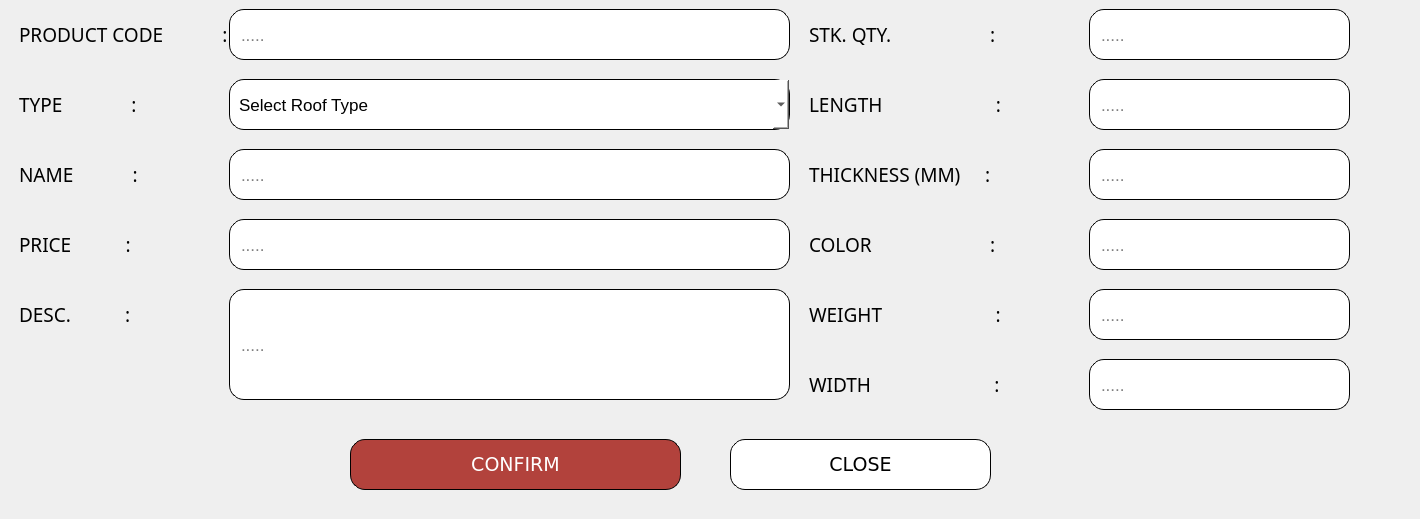
          <widget class="QWidget" name="ADD_ROOF">
           <widget class="QFrame" name="frame_9">
            <property name="geometry">
             <rect>
              <x>-10</x>
              <y>419</y>
              <width>1331</width>
              <height>91</height>
             </rect>
            </property>
            <property name="styleSheet">
             <string notr="true">    background-color: transparent;
</string>
            </property>
            <property name="frameShape">
             <enum>QFrame::StyledPanel</enum>
            </property>
            <property name="frameShadow">
             <enum>QFrame::Raised</enum>
            </property>
            <widget class="QPushButton" name="pushButton_Confirm_ROOFadd">
             <property name="geometry">
              <rect>
               <x>360</x>
               <y>20</y>
               <width>331</width>
               <height>51</height>
              </rect>
             </property>
             <property name="font">
              <font>
               <family>Verdana</family>
               <pointsize>14</pointsize>
              </font>
             </property>
             <property name="styleSheet">
              <string notr="true">    background-color: #b2423c;
    color: white;
    border-radius: 15px;
border: 1px solid #000000; 
    padding: 9px;
font-family: &quot;Verdana&quot;, sans-serif; 
text-align: center;</string>
             </property>
             <property name="text">
              <string>CONFIRM</string>
             </property>
            </widget>
            <widget class="QPushButton" name="pushButton_Close_ROOFadd">
             <property name="geometry">
              <rect>
               <x>740</x>
               <y>20</y>
               <width>261</width>
               <height>51</height>
              </rect>
             </property>
             <property name="font">
              <font>
               <family>Verdana</family>
               <pointsize>14</pointsize>
              </font>
             </property>
             <property name="styleSheet">
              <string notr="true">
/* Default Inactive Button */
QPushButton {
    background-color: #ffffff;
    color: black;
    border-radius: 15px;
border: 1px solid #000000; 
    padding: 9px;
font-family: &quot;Verdana&quot;, sans-serif; 
text-align: center;
}

/* Hover Effect on Inactive Buttons */
QPushButton:hover {
    background-color: #a6a6a6;
    color: white;
}

/* Active Button (Current Page) */
QPushButton#activeButton {
    background-color: #a6a6a6;
    color: white;
}
</string>
             </property>
             <property name="text">
              <string>CLOSE</string>
             </property>
            </widget>
           </widget>
           <widget class="QFrame" name="frame_addroof">
            <property name="geometry">
             <rect>
              <x>-11</x>
              <y>-1</y>
              <width>1411</width>
              <height>421</height>
             </rect>
            </property>
            <property name="styleSheet">
             <string notr="true">    background-color: transparent;
</string>
            </property>
            <property name="frameShape">
             <enum>QFrame::StyledPanel</enum>
            </property>
            <property name="frameShadow">
             <enum>QFrame::Raised</enum>
            </property>
            <widget class="QLabel" name="label_23">
             <property name="geometry">
              <rect>
               <x>30</x>
               <y>10</y>
               <width>241</width>
               <height>51</height>
              </rect>
             </property>
             <property name="font">
              <font>
               <family>Poppins Medium</family>
               <pointsize>14</pointsize>
               <weight>50</weight>
               <bold>false</bold>
              </font>
             </property>
             <property name="styleSheet">
              <string notr="true">    background-color: transparent;
</string>
             </property>
             <property name="text">
              <string>PRODUCT CODE            :</string>
             </property>
            </widget>
            <widget class="QLabel" name="label_24">
             <property name="geometry">
              <rect>
               <x>30</x>
               <y>140</y>
               <width>171</width>
               <height>71</height>
              </rect>
             </property>
             <property name="font">
              <font>
               <family>Poppins Medium</family>
               <pointsize>14</pointsize>
               <weight>50</weight>
               <bold>false</bold>
              </font>
             </property>
             <property name="styleSheet">
              <string notr="true">    background-color: transparent;
</string>
             </property>
             <property name="text">
              <string>NAME            :</string>
             </property>
            </widget>
            <widget class="QLabel" name="label_25">
             <property name="geometry">
              <rect>
               <x>30</x>
               <y>260</y>
               <width>161</width>
               <height>111</height>
              </rect>
             </property>
             <property name="font">
              <font>
               <family>Poppins Medium</family>
               <pointsize>14</pointsize>
               <weight>50</weight>
               <bold>false</bold>
              </font>
             </property>
             <property name="styleSheet">
              <string notr="true">    background-color: transparent;
</string>
             </property>
             <property name="text">
              <string>DESC.           :</string>
             </property>
            </widget>
            <widget class="QLabel" name="label_32">
             <property name="geometry">
              <rect>
               <x>30</x>
               <y>60</y>
               <width>171</width>
               <height>91</height>
              </rect>
             </property>
             <property name="font">
              <font>
               <family>Poppins Medium</family>
               <pointsize>14</pointsize>
               <weight>50</weight>
               <bold>false</bold>
              </font>
             </property>
             <property name="styleSheet">
              <string notr="true">    background-color: transparent;
</string>
             </property>
             <property name="text">
              <string>TYPE              :</string>
             </property>
            </widget>
            <widget class="QLineEdit" name="lineEdit_AddROOF_prodCode">
             <property name="geometry">
              <rect>
               <x>240</x>
               <y>10</y>
               <width>561</width>
               <height>51</height>
              </rect>
             </property>
             <property name="font">
              <font>
               <pointsize>13</pointsize>
              </font>
             </property>
             <property name="styleSheet">
              <string notr="true">    background-color: #ffffff;
    color: black;
    border-radius: 15px;
border: 1px solid #000000; 
    padding: 9px;
</string>
             </property>
             <property name="placeholderText">
              <string>.....</string>
             </property>
            </widget>
            <widget class="QLineEdit" name="lineEdit_AddROOF_Name">
             <property name="geometry">
              <rect>
               <x>240</x>
               <y>150</y>
               <width>561</width>
               <height>51</height>
              </rect>
             </property>
             <property name="font">
              <font>
               <pointsize>13</pointsize>
              </font>
             </property>
             <property name="styleSheet">
              <string notr="true">    background-color: #ffffff;
    color: black;
    border-radius: 15px;
border: 1px solid #000000; 
    padding: 9px;
</string>
             </property>
             <property name="placeholderText">
              <string>.....</string>
             </property>
            </widget>
            <widget class="QLineEdit" name="lineEdit_AddROOF_Weight">
             <property name="geometry">
              <rect>
               <x>1100</x>
               <y>290</y>
               <width>261</width>
               <height>51</height>
              </rect>
             </property>
             <property name="font">
              <font>
               <pointsize>13</pointsize>
              </font>
             </property>
             <property name="styleSheet">
              <string notr="true">    background-color: #ffffff;
    color: black;
    border-radius: 15px;
border: 1px solid #000000; 
    padding: 9px;
</string>
             </property>
             <property name="placeholderText">
              <string>.....</string>
             </property>
            </widget>
            <widget class="QComboBox" name="comboBox_AddROOF_Type">
             <property name="geometry">
              <rect>
               <x>240</x>
               <y>80</y>
               <width>561</width>
               <height>51</height>
              </rect>
             </property>
             <property name="font">
              <font>
               <pointsize>13</pointsize>
              </font>
             </property>
             <property name="styleSheet">
              <string notr="true">    background-color: #ffffff;
    color: black;
    border-radius: 15px;
border: 1px solid #000000; 
    padding: 9px;
</string>
             </property>
             <item>
              <property name="text">
               <string>Select Roof Type</string>
              </property>
             </item>
             <item>
              <property name="text">
               <string>Ribstar (Roof Type)</string>
              </property>
             </item>
             <item>
              <property name="text">
               <string>TileStar (Roof Type)</string>
              </property>
             </item>
             <item>
              <property name="text">
               <string>Corrugated (Roof Type)</string>
              </property>
             </item>
             <item>
              <property name="text">
               <string>Ridge Roll (Roof Bended Material)</string>
              </property>
             </item>
             <item>
              <property name="text">
               <string>Metal Fascia (Roof Bended Material)</string>
              </property>
             </item>
             <item>
              <property name="text">
               <string>Molding (Roof Bended Material)</string>
              </property>
             </item>
             <item>
              <property name="text">
               <string>Capping (Roof Bended Material)</string>
              </property>
             </item>
            </widget>
            <widget class="QLabel" name="label_105">
             <property name="geometry">
              <rect>
               <x>820</x>
               <y>-50</y>
               <width>271</width>
               <height>171</height>
              </rect>
             </property>
             <property name="font">
              <font>
               <family>Poppins Medium</family>
               <pointsize>14</pointsize>
               <weight>50</weight>
               <bold>false</bold>
              </font>
             </property>
             <property name="styleSheet">
              <string notr="true">    background-color: transparent;
</string>
             </property>
             <property name="text">
              <string>STK. QTY.                    :</string>
             </property>
            </widget>
            <widget class="QLineEdit" name="lineEdit_AddROOF_Qty">
             <property name="geometry">
              <rect>
               <x>1100</x>
               <y>10</y>
               <width>261</width>
               <height>51</height>
              </rect>
             </property>
             <property name="font">
              <font>
               <pointsize>13</pointsize>
              </font>
             </property>
             <property name="styleSheet">
              <string notr="true">    background-color: #ffffff;
    color: black;
    border-radius: 15px;
border: 1px solid #000000; 
    padding: 9px;
</string>
             </property>
             <property name="placeholderText">
              <string>.....</string>
             </property>
            </widget>
            <widget class="QLabel" name="label_107">
             <property name="geometry">
              <rect>
               <x>820</x>
               <y>270</y>
               <width>261</width>
               <height>91</height>
              </rect>
             </property>
             <property name="font">
              <font>
               <family>Poppins Medium</family>
               <pointsize>14</pointsize>
               <weight>50</weight>
               <bold>false</bold>
              </font>
             </property>
             <property name="styleSheet">
              <string notr="true">    background-color: transparent;
</string>
             </property>
             <property name="text">
              <string>WEIGHT                       :</string>
             </property>
            </widget>
            <widget class="QLabel" name="label_31">
             <property name="geometry">
              <rect>
               <x>820</x>
               <y>200</y>
               <width>271</width>
               <height>91</height>
              </rect>
             </property>
             <property name="font">
              <font>
               <family>Poppins Medium</family>
               <pointsize>14</pointsize>
               <weight>50</weight>
               <bold>false</bold>
              </font>
             </property>
             <property name="styleSheet">
              <string notr="true">    background-color: transparent;
</string>
             </property>
             <property name="text">
              <string>COLOR                        :</string>
             </property>
            </widget>
            <widget class="QLineEdit" name="lineEdit_AddROOF_Color">
             <property name="geometry">
              <rect>
               <x>1100</x>
               <y>220</y>
               <width>261</width>
               <height>51</height>
              </rect>
             </property>
             <property name="font">
              <font>
               <pointsize>13</pointsize>
              </font>
             </property>
             <property name="styleSheet">
              <string notr="true">    background-color: #ffffff;
    color: black;
    border-radius: 15px;
border: 1px solid #000000; 
    padding: 9px;
</string>
             </property>
             <property name="placeholderText">
              <string>.....</string>
             </property>
            </widget>
            <widget class="QLabel" name="label_30">
             <property name="geometry">
              <rect>
               <x>820</x>
               <y>340</y>
               <width>291</width>
               <height>91</height>
              </rect>
             </property>
             <property name="font">
              <font>
               <family>Poppins Medium</family>
               <pointsize>14</pointsize>
               <weight>50</weight>
               <bold>false</bold>
              </font>
             </property>
             <property name="styleSheet">
              <string notr="true">    background-color: transparent;
</string>
             </property>
             <property name="text">
              <string>WIDTH                         :</string>
             </property>
            </widget>
            <widget class="QLineEdit" name="lineEdit_AddROOF_Width">
             <property name="geometry">
              <rect>
               <x>1100</x>
               <y>360</y>
               <width>261</width>
               <height>51</height>
              </rect>
             </property>
             <property name="font">
              <font>
               <pointsize>13</pointsize>
              </font>
             </property>
             <property name="styleSheet">
              <string notr="true">    background-color: #ffffff;
    color: black;
    border-radius: 15px;
border: 1px solid #000000; 
    padding: 9px;
</string>
             </property>
             <property name="placeholderText">
              <string>.....</string>
             </property>
            </widget>
            <widget class="QLabel" name="label_29">
             <property name="geometry">
              <rect>
               <x>820</x>
               <y>50</y>
               <width>261</width>
               <height>111</height>
              </rect>
             </property>
             <property name="font">
              <font>
               <family>Poppins Medium</family>
               <pointsize>14</pointsize>
               <weight>50</weight>
               <bold>false</bold>
              </font>
             </property>
             <property name="styleSheet">
              <string notr="true">    background-color: transparent;
</string>
             </property>
             <property name="text">
              <string>LENGTH                       :</string>
             </property>
            </widget>
            <widget class="QLineEdit" name="lineEdit_AddROOF_Length">
             <property name="geometry">
              <rect>
               <x>1100</x>
               <y>80</y>
               <width>261</width>
               <height>51</height>
              </rect>
             </property>
             <property name="font">
              <font>
               <pointsize>13</pointsize>
              </font>
             </property>
             <property name="styleSheet">
              <string notr="true">    background-color: #ffffff;
    color: black;
    border-radius: 15px;
border: 1px solid #000000; 
    padding: 9px;
</string>
             </property>
             <property name="placeholderText">
              <string>.....</string>
             </property>
            </widget>
            <widget class="QLabel" name="label_27">
             <property name="geometry">
              <rect>
               <x>30</x>
               <y>170</y>
               <width>181</width>
               <height>151</height>
              </rect>
             </property>
             <property name="font">
              <font>
               <family>Poppins Medium</family>
               <pointsize>14</pointsize>
               <weight>50</weight>
               <bold>false</bold>
              </font>
             </property>
             <property name="styleSheet">
              <string notr="true">    background-color: transparent;
</string>
             </property>
             <property name="text">
              <string>PRICE           :</string>
             </property>
            </widget>
            <widget class="QLineEdit" name="lineEdit_AddROOF_Price">
             <property name="geometry">
              <rect>
               <x>240</x>
               <y>220</y>
               <width>561</width>
               <height>51</height>
              </rect>
             </property>
             <property name="font">
              <font>
               <pointsize>13</pointsize>
              </font>
             </property>
             <property name="styleSheet">
              <string notr="true">    background-color: #ffffff;
    color: black;
    border-radius: 15px;
border: 1px solid #000000; 
    padding: 9px;
</string>
             </property>
             <property name="placeholderText">
              <string>.....</string>
             </property>
            </widget>
            <widget class="QLineEdit" name="lineEdit_AddROOF_Desc">
             <property name="geometry">
              <rect>
               <x>240</x>
               <y>290</y>
               <width>561</width>
               <height>111</height>
              </rect>
             </property>
             <property name="font">
              <font>
               <pointsize>13</pointsize>
              </font>
             </property>
             <property name="styleSheet">
              <string notr="true">    background-color: #ffffff;
    color: black;
    border-radius: 15px;
border: 1px solid #000000; 
    padding: 9px;
</string>
             </property>
             <property name="placeholderText">
              <string>.....</string>
             </property>
            </widget>
            <widget class="QLabel" name="label_117">
             <property name="geometry">
              <rect>
               <x>820</x>
               <y>130</y>
               <width>271</width>
               <height>91</height>
              </rect>
             </property>
             <property name="font">
              <font>
               <family>Poppins Medium</family>
               <pointsize>14</pointsize>
               <weight>50</weight>
               <bold>false</bold>
              </font>
             </property>
             <property name="styleSheet">
              <string notr="true">    background-color: transparent;
</string>
             </property>
             <property name="text">
              <string>THICKNESS (MM)     :</string>
             </property>
            </widget>
            <widget class="QLineEdit" name="lineEdit_AddROOF_Thickness">
             <property name="geometry">
              <rect>
               <x>1100</x>
               <y>150</y>
               <width>261</width>
               <height>51</height>
              </rect>
             </property>
             <property name="font">
              <font>
               <pointsize>13</pointsize>
              </font>
             </property>
             <property name="styleSheet">
              <string notr="true">    background-color: #ffffff;
    color: black;
    border-radius: 15px;
border: 1px solid #000000; 
    padding: 9px;
</string>
             </property>
             <property name="placeholderText">
              <string>.....</string>
             </property>
            </widget>
            <zorder>label_23</zorder>
            <zorder>label_24</zorder>
            <zorder>label_25</zorder>
            <zorder>label_32</zorder>
            <zorder>lineEdit_AddROOF_prodCode</zorder>
            <zorder>lineEdit_AddROOF_Name</zorder>
            <zorder>lineEdit_AddROOF_Weight</zorder>
            <zorder>comboBox_AddROOF_Type</zorder>
            <zorder>lineEdit_AddROOF_Qty</zorder>
            <zorder>label_107</zorder>
            <zorder>label_31</zorder>
            <zorder>lineEdit_AddROOF_Color</zorder>
            <zorder>label_30</zorder>
            <zorder>lineEdit_AddROOF_Width</zorder>
            <zorder>label_29</zorder>
            <zorder>lineEdit_AddROOF_Length</zorder>
            <zorder>label_105</zorder>
            <zorder>label_27</zorder>
            <zorder>lineEdit_AddROOF_Price</zorder>
            <zorder>lineEdit_AddROOF_Desc</zorder>
            <zorder>label_117</zorder>
            <zorder>lineEdit_AddROOF_Thickness</zorder>
           </widget>
          </widget>
